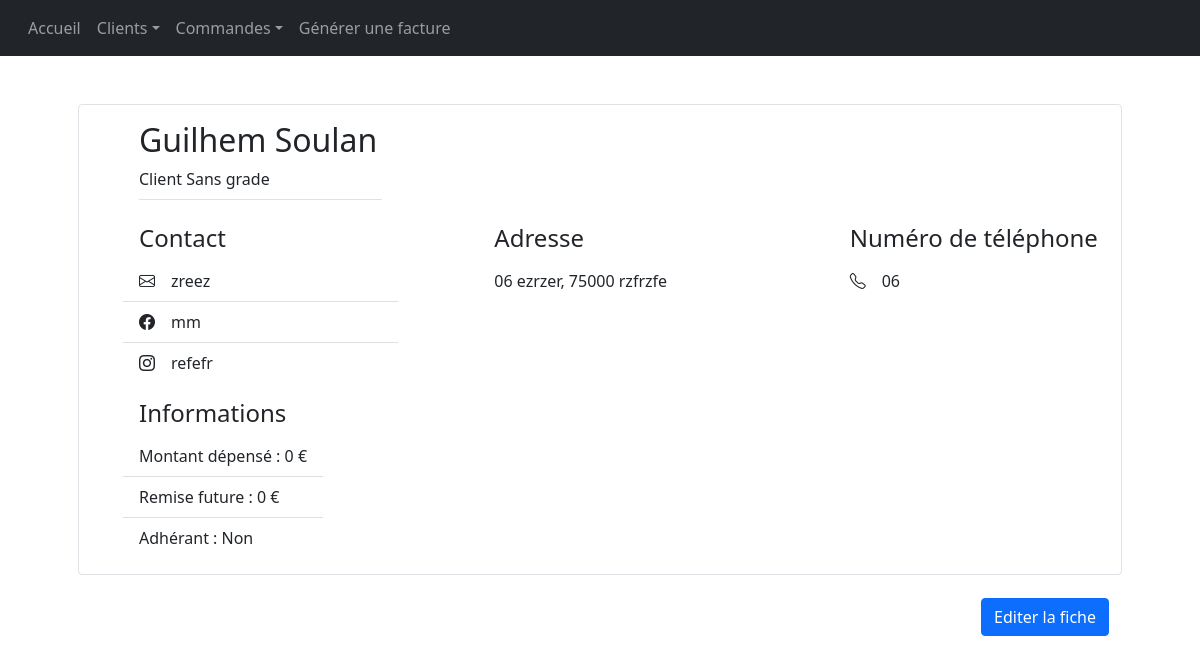
Before: /pages/fiche_client.php?id_client=11 with the older database file.
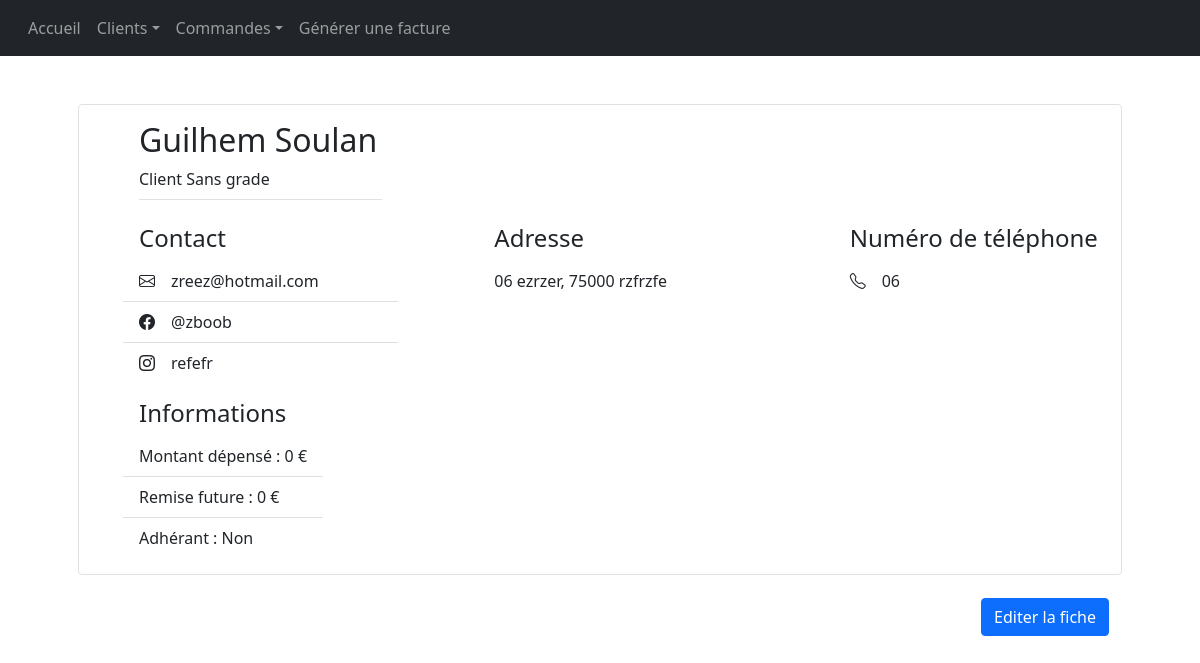
After: the same page with the newer database file.
### tables this page shows
CREATE TABLE IF NOT EXISTS `client` (
  `id_client` int(11) NOT NULL AUTO_INCREMENT,
  `id_grade` int(11) DEFAULT NULL,
  `nom` varchar(20) DEFAULT NULL,
  `prenom` varchar(20) DEFAULT NULL,
  `total_depense` int(11) DEFAULT NULL,
  `remise_future` int(11) DEFAULT NULL,
  `adherent` tinyint(1) DEFAULT NULL,
  PRIMARY KEY (`id_client`),
  KEY `id_grade` (`id_grade`)
);

CREATE TABLE IF NOT EXISTS `contact` (
  `id_contact` int(11) NOT NULL AUTO_INCREMENT,
  `id_client` int(11) DEFAULT NULL,
  `email` varchar(50) DEFAULT NULL,
  `instagram` varchar(20) DEFAULT NULL,
  `facebook` varchar(50) DEFAULT NULL,
  PRIMARY KEY (`id_contact`),
  KEY `id_client` (`id_client`)
);

CREATE TABLE IF NOT EXISTS `grade` (
  `id_grade` int(11) NOT NULL AUTO_INCREMENT,
  `intitule_grade` varchar(20) DEFAULT NULL,
  `min_dépense` int(11) DEFAULT NULL,
  `max_dépense` int(11) DEFAULT NULL,
  PRIMARY KEY (`id_grade`)
);

### lib/Client.php (the view, shortened to what the changed rows need)
<?php
function creerClient($id_client) {
    $query = "SELECT
       nom,
       prenom,
       intitule_grade,
       facebook,
       instagram,
       email,
       total_depense,
       remise_future,
       adherent
        FROM client NATURAL JOIN contact NATURAL JOIN numerotelephone NATURAL JOIN grade WHERE id_client = " . $id_client;
    $db = creerConnexion();
    $requeteClient = $db->query($query);
    if($requeteClient) {
        while($client = mysqli_fetch_array($requeteClient)){
            $clientObj = new Client(
                $id_client,
                $client["nom"],
                $client["prenom"],
                $client["intitule_grade"],
                $client["facebook"],
                $client["instagram"],
                $client["email"],
                $client["total_depense"],
                $client["remise_future"],
                $client["adherent"]);
            $clientObj->recupererAdresses($db);
            $clientObj->recupererNumeros($db);
            return $clientObj;
        }
    } else {
        echo '<p class="text-danger">' . $db->error . '</p>';
        return -1;
    }
    return -1;
}
class Client
{
    private $nom;
    private $prenom;
    private $grade;
    private $remise_future;
    private $adhérant;
    private $totalDepense;
    private $facebook;
    private $instagram;
    private $email;
    public function __construct($id, $nom, $prenom, $grade, $facebook, $instagram, $email, $total_depensé, $remise_future, $adhérant)
    {
        $this->nom = $nom;
        $this->prenom = $prenom;
        $this->grade = $grade;
        $this->facebook = $facebook;
        $this->instagram = $instagram;
        $this->email = $email;
        $this->totalDepense=$total_depensé;
        $this->remise_future=$remise_future;
        $this->adhérant=$adhérant;
    }
     private function afficherContact(){
        ?>
        <ul class="list-group-flush">
            <li class="list-group-item"><i class="bi bi-envelope me-3"></i><?php echo $this->email; ?></li>
            <li class="list-group-item"><i class="bi bi-facebook me-3"></i><?php echo $this->facebook; ?></li>
            <li class="list-group-item"><i class="bi bi-instagram me-3"></i><?php echo $this->instagram; ?></li>
        </ul>
        <?php
    }
        ?>
        <?php
    public function afficher() {
?>
        <div class="container border rounded">
            <div class="ps-5 pt-3">
                <h2>
                    <?php echo $this->prenom . ' ' . $this->nom; ?>
                </h2>
                <p class="border-bottom pb-2 w-25">
                    Client  <?php echo $this->grade; ?>
                </p>
            </div>
            <div>
                <div class="row gx-5">
                    <div class="col"><?php $this->afficherContact(); ?></div>
                </div>
                <div class="row">
                    <?php $this->afficherInformations(); ?>
                </div>
            </div>
        </div>
        </div>
<?php
    }
        ?>
        <?php
    private function afficherInformations()
    {?>
        <div class="col-auto">
            <ul class="list-group-flush">
                <li class="list-group-item">Montant dépensé : <?php echo $this->totalDepense; ?> €</li>
                <li class="list-group-item">Remise future : <?php echo $this->remise_future; ?> €</li>
                <li class="list-group-item">Adhérant : <?php echo ($this->adhérant) ? "Oui" : "Non"; ?></li>
            </ul>
        </div>
    <?php
    }
}

Changed rows visible on the page:
changed through a linked row, client "Guilhem": contact.email "zreez" → "zreez@hotmail.com"; contact.facebook "mm" → "@zboob"
